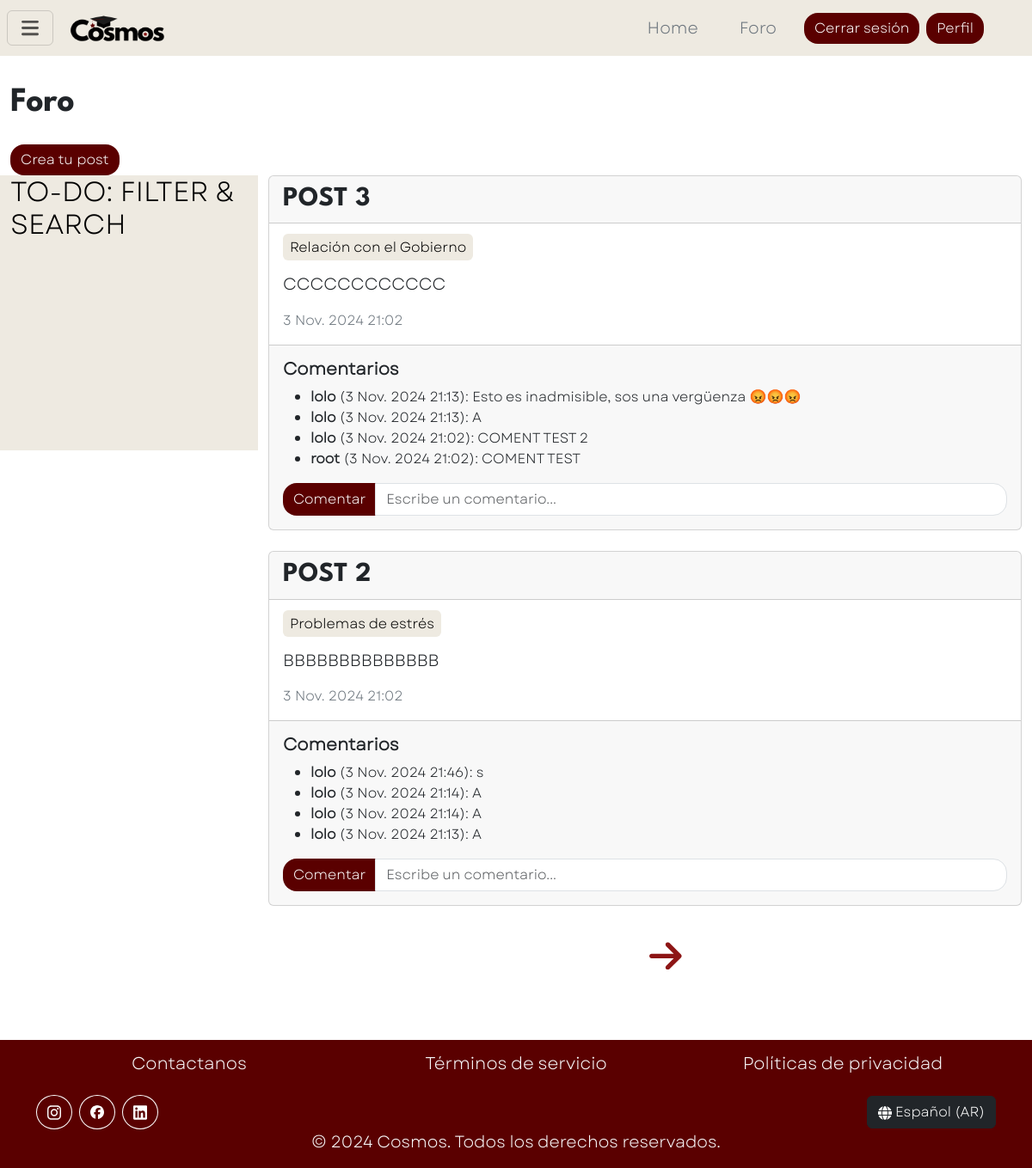
The app's page /blog/ (signed in), older data.
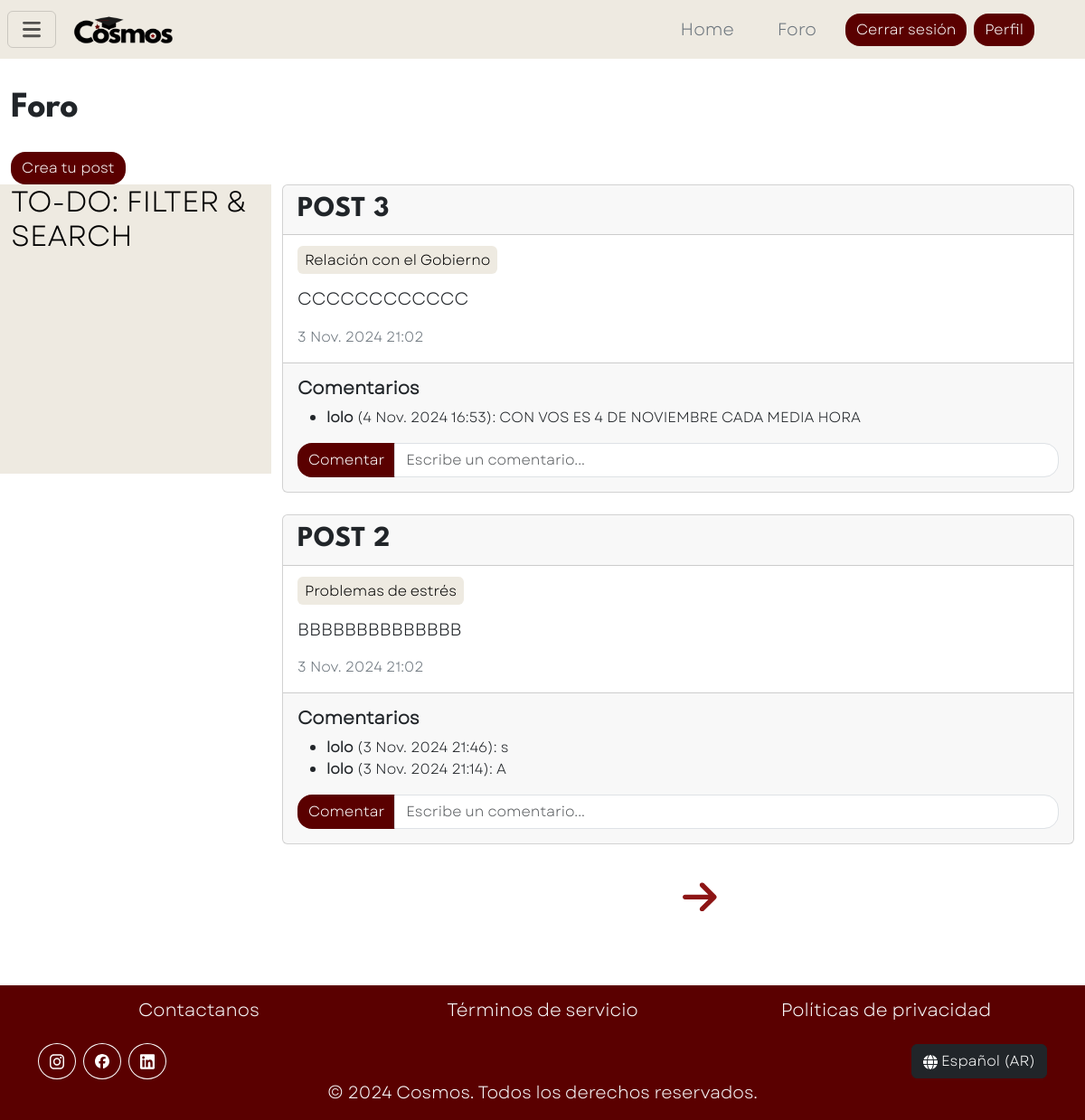
The same page, newer data.
### blog_app/models.py (models this page shows, shortened)
class Post(models.Model):
    id = models.AutoField(primary_key=True)
    title = models.CharField(max_length=50)
    content = models.TextField()
    topic = models.ManyToManyField(Topic)
    date = models.DateTimeField(auto_now_add=True)
    author = models.ForeignKey(User, on_delete=models.CASCADE)

class Topic(models.Model):
    id = models.AutoField(primary_key=True)
    name = models.CharField(max_length=50)
    class Meta: verbose_name="Topic"; verbose_name_plural="Topics"

class Comment(models.Model):
    id = models.AutoField(primary_key=True)
    content = models.TextField()
    date = models.DateTimeField(auto_now_add=True)
    author = models.ForeignKey(User, on_delete=models.CASCADE)
    post = models.ForeignKey(Post, on_delete=models.CASCADE, related_name='comments')

### blog_app/views.py (the view)
# urls.py: path('', blog_view , name="view"),
@login_required(login_url='auth:login')
def blog_view(request):
    if request.method=='POST':
        post = request.POST.get("post")
        content = request.POST.get("comment")
        user = request.user;
        Comment.objects.create(post=Post.objects.get(id=post), content=content, author=user)
        return redirect('blog:view')
    ctx = {"cats":Cat.objects.order_by("name")}
    posts = Post.objects.order_by("-date")
    paginator = Paginator(posts, 2)
    page = request.GET.get('page', 1)
    posts = paginator.get_page(page)
    ctx["posts"]=posts
    return render(request, 'blog.html', ctx)

### uni_app/models.py (called while the page is built)
    def __str__(self): return f"{self.name}"

### blog_app/templates/blog.html (shortened to what this page needs)
{% extends "base.html" %}{% block title %}Foro{% endblock %}
{% block content %}
    {% load static %}
    <h2 class="title fs-1 mb-4">Foro</h2> <a href="{% url 'blog:make' %}" class="btn btn-styles">Crea tu post</a>
    <div class="row">
        <div class="col-3 bg-cream sticky-col">
            <h2>TO-DO: FILTER & SEARCH</h2>
        </div>
        <div class="col-9">
            {% for i in posts %}
                <div class="card mb-4">
                    <div class="card-header"><h2 class="card-title mb-0 title">{{i.title}}</h2></div>
                    <div class="card-body">
                        <p class="text-secondary fs-6">
                            {%for j in i.topic.all%} <span class="py-1 px-2 rounded bg-cream fs-6">{{j.name}}</span> {%endfor%}
                        </p>
                        <p>{{i.content}}</p>
                        <p class="text-secondary mb-0 fs-6">{{i.date}}</p>
                    </div>
                    <div class="card-footer py-3">
                        <h5 class="mb-2 fw-bold">Comentarios</h5>
                        <ul class="fs-6">
                            {% for j in i.comments.all|dictsortreversed:"date" %}
                            <li><span class="fw-bold">{{j.author}}</span> ({{j.date}}): {{j.content}}</li>
                            {% empty %}<li>No hay comentarios</li>{% endfor %}
                        </ul>
                        <form action="#" method="post" class="input-group">
                            <input type="submit" class="btn btn-styles z-0" value="Comentar">
                            <input class="form-control rounded-end-4" name="comment" placeholder="Escribe un comentario...">
                        </form>
                    </div>
                </div>
            {%empty%} <h4 class="title">No hay posts disponibles</h4> {%endfor%}
            <section class="clear text-center mt-2">
                {% if posts.has_next %}<a class="fs-1 links" href="?page={{ posts.next_page_number }}"><img src="{% static 'svg/arrow-up-solid.svg' %}" style="width: 2rem; transform: rotate(90deg);"></a>{% endif %}
            </section>
        </div>
    </div>
{% endblock %}

### cosmos/parent_templates/base.html (shortened to what this page needs)
<!DOCTYPE html>
<html lang="en">
<head>
    {%load static%}
    <link rel="stylesheet" href="{% static 'bootstrap-5.3.3-dist/css/bootstrap.min.css' %}">
    <link rel="stylesheet" href="{% static 'css/common.css' %}">
    <link rel="stylesheet" href="https://cdn.jsdelivr.net/npm/bootstrap-icons@1.10.5/font/bootstrap-icons.css">
</head>
<body>
    {%include "topbar.html"%}
    <div class="container-fluid my-5 py-4 pt-5">
        {%block content%}{%endblock%}
    </div>
    {%include "footer.html"%}
</body>
</html>

### cosmos/parent_templates/topbar.html (shortened to what this page needs)
<nav class="nav navbar topbar justify-content-between align-items-center container-fluid
    text-light px-2 bg-cream">
{% load static %}
<button class="navbar-toggler py-2 px-3" type="button" data-bs-toggle="collapse" data-bs-target="#navbarContent">
    <img src="{% static 'svg/bars-solid.svg' %}" style="width: 1.25rem;"/>
</button>
<div>
    <a href="{% url 'main:home' %}" class="nav-link">
        <img src="{% static 'img/logo.png' %}" alt="COSMOS" style="width:7.5rem; height:auto;">
    </a>
</div>
<div class="d-flex align-items-center ms-auto me-5">
    <a class="nav-link text-secondary me-3" href="{% url 'main:home' %}">Home</a>
    <a class="nav-link text-secondary me-3" href="{% url 'blog:view' %}">Foro</a>
    <div class="d-flex align-items-center">
        {% if user.is_authenticated %}
            <a class="btn btn-styles me-2" href="{% url 'auth:logout' %}">Cerrar sesión</a>
            <a class="btn btn-styles" href="{% url 'auth:profile' %}">Perfil</a>
        {% else %}
            <a class="btn btn-styles me-2" href="{% url 'auth:login' %}">Iniciar sesión</a>
            <a class="btn btn-styles" href="{% url 'auth:signin' %}">Registrarse</a>
        {% endif %}
    </div>
</div>
</nav>

### cosmos/parent_templates/footer.html
<footer class="text-light text-center py-3 bg-reddish">
    <div class="container">
        <div class="row mb-3">
            <div class="col">
                <h5>Contactanos</h5>
            </div>
            <div class="col">
                <h5>Términos de servicio</h5>
            </div>
            <div class="col">
                <h5>Políticas de privacidad</h5>
            </div>
        </div>
        {% load static %}
        <div class="row justify-content-between">
            <div class="col-auto">
                <div class="social-icons">
                    <a href="https://www.instagram.com/" class="btn btn-circle">
                        <img src="{% static 'svg/instagram-brands-solid.svg' %}" style="width: 1rem;"/>
                    </a>
                    <a href="https://www.facebook.com/" class="btn btn-circle">
                        <img src="{% static 'svg/facebook-brands-solid.svg' %}" style="width: 1rem;"/>
                    </a>
                    <a href="https://www.linkedin.com/" class="btn btn-circle">
                        <img src="{% static 'svg/linkedin-brands-solid.svg' %}" style="width: 1rem;"/>
                    </a>
                </div>
            </div>
            <div class="col-auto d-flex align-items-center">
                <button class="btn btn-dark"><img src="{% static 'svg/globe-solid.svg' %}" style="width: 1rem;" class="me-1">Español (AR)</button>
            </div>
        </div>
        <p class="mb-0">&copy; 2024 Cosmos. Todos los derechos reservados.</p>
    </div>
</footer>

### static/css/common.css (style rules this page uses)
.topbar { position: fixed; top: 0; width: 100%; z-index: 3; }
.title { font-family: 'League', sans-serif; }
body { font-family: 'Garet', sans-serif; font-size: larger; }
.social-icons { display: flex; gap: .5rem; }
.sticky-col { position: sticky; top: 5rem; height: 20rem; }
.bg-reddish { background-color: #5A0000; }
.bg-cream { background-color: #EEEAE1; color: black; }
.links { color: #8d1515; }
.btn-styles { background-color: #5A0000; color: white; border: none; border-radius: 1rem; }
.btn-circle { height: 2.5rem; border-radius: 50%; display: flex; justify-content: center; align-items: center; background-color: transparent; color: white; border: 1px solid white; }

Row changes from the older to the newer data that the page shows:
removed Comment: author "lolo", date "3 Nov. 2024 21:13", content "Esto es inadmisible, sos una vergüenza 😡😡😡", shown under Post "POST 3"
removed Comment: author "lolo", date "3 Nov. 2024 21:13", content "A", shown under Post "POST 3"
removed Comment: author "lolo", date "3 Nov. 2024 21:02", content "COMENT TEST 2", shown under Post "POST 3"
removed Comment: author "root", date "3 Nov. 2024 21:02", content "COMENT TEST", shown under Post "POST 3"
removed Comment: author "lolo", date "3 Nov. 2024 21:14", content "A", shown under Post "POST 2"
removed Comment: author "lolo", date "3 Nov. 2024 21:13", content "A", shown under Post "POST 2"
added Comment: author "lolo", date "4 Nov. 2024 16:53", content "CON VOS ES 4 DE NOVIEMBRE CADA MEDIA HORA", shown under Post "POST 3"
